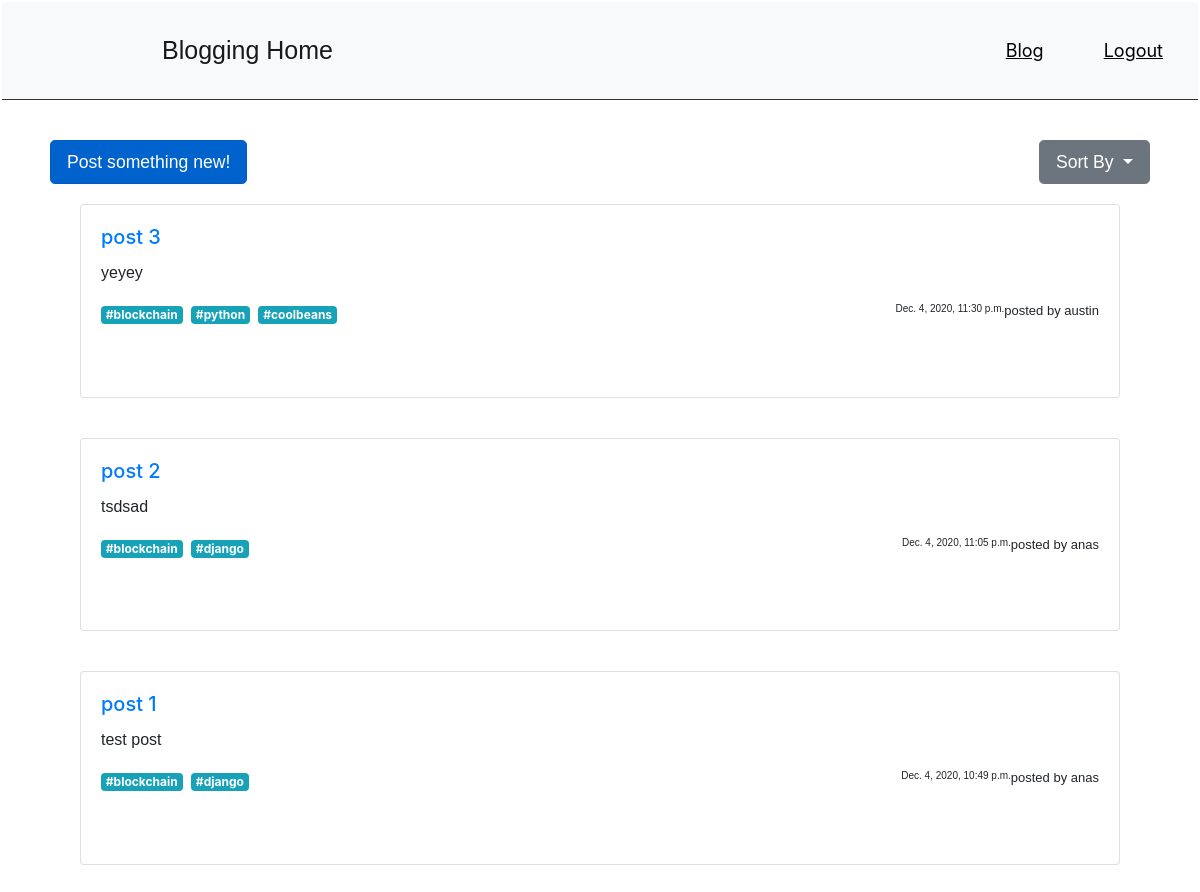
The app's page / (signed in), older data.
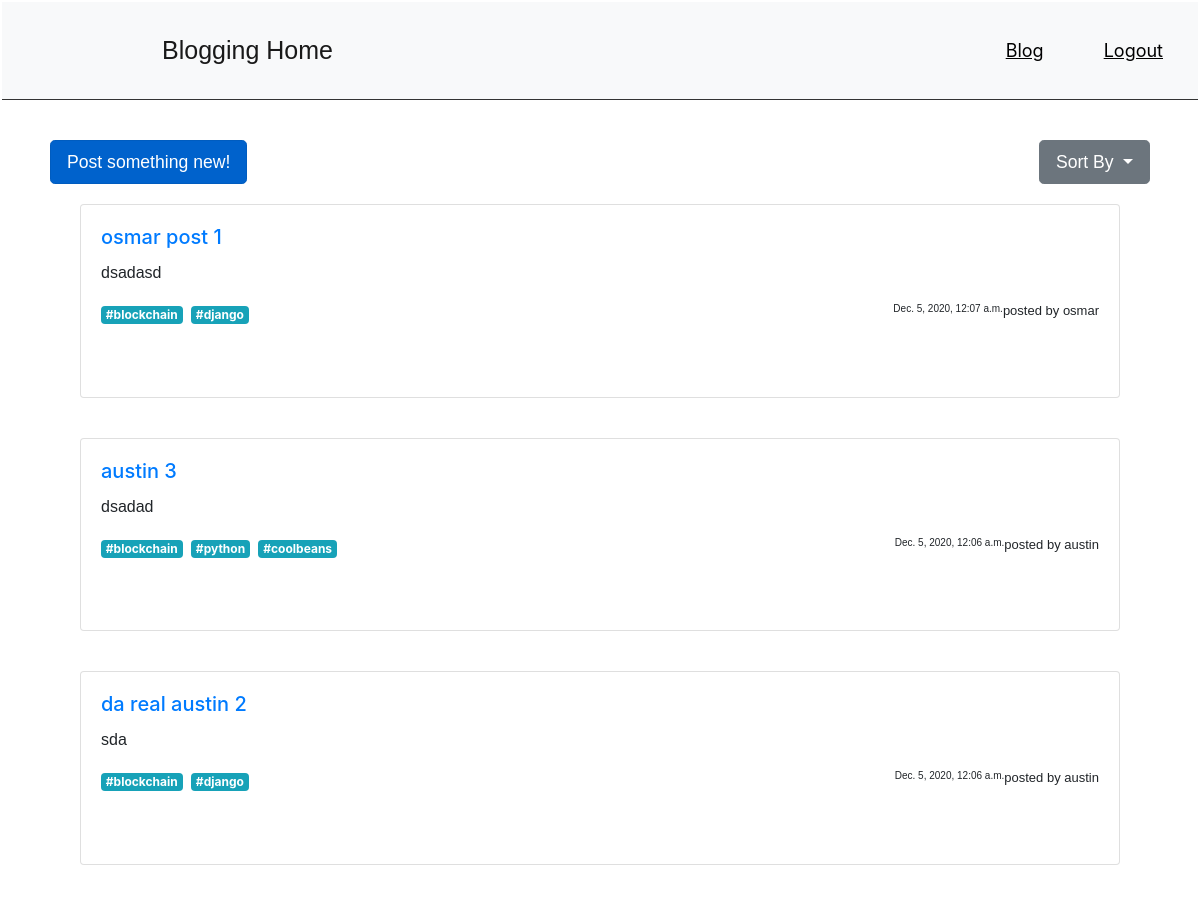
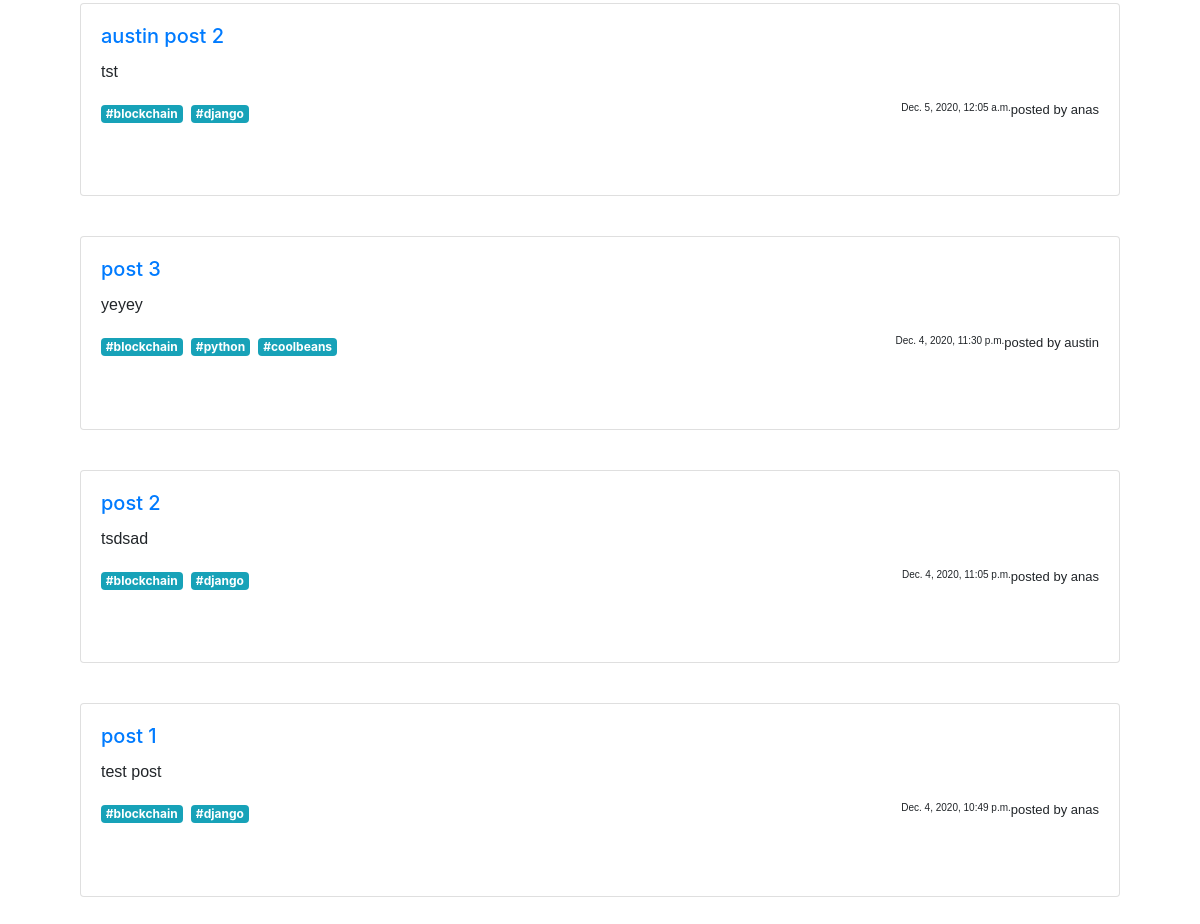
The same page, newer data (2 pictures, top to bottom).
### accounts/models.py (models this page shows, shortened)
class Blog(models.Model):
    subject = models.CharField(max_length=200)
    description = models.TextField()
    date_posted = models.DateTimeField(default=timezone.now)
    author = models.ForeignKey(User, on_delete=models.CASCADE)
    slug = models.SlugField(unique=True, max_length=100)
    tags = TaggableManager()

### accounts/views.py (the view)
# urls.py: path('', BlogListView.as_view(), name="home"),
class BlogListView(LoginRequiredMixin, ListView):
    login_url = '/login/'
    redirect_field_name = 'redirect_to'
    model = Blog
    template_name = 'accounts/blog.html'
    context_object_name = 'blogs'
    ordering = ['-date_posted']

### accounts/templates/accounts/blog.html (shortened to what this page needs)
{% load static %}
<!DOCTYPE html>
<html>
<head>
    <link rel="stylesheet" href="https://stackpath.bootstrapcdn.com/bootstrap/4.5.2/css/bootstrap.min.css">
    <link rel="stylesheet" href="{% static 'css/blog.css' %}" >
    <nav class="navbar navbar-light bg-light">
        <a class="navbar-brand">Blogging Home</a>
        <ul class="nav justify-content-center">
            <li class="nav-item">
              <a class="nav-link" href="{% url 'home' %}">Blog</a>
            </li>
            <li class="nav-item">
              <a class="nav-item nav-link" href="{% url 'logout' %}">Logout</a>
            </li>
        </ul>
    </nav>
</head>
        <body>
          <div class = "container">
            <a href="{% url 'blog-create' %}"  class="btn btn-primary btn-lg active" id="post" name="post" role="button" aria-pressed="true">Post something new!</a>
            <div class="dropdown">
              <button class="btn btn-secondary btn-lg dropdown-toggle" type="button" id="dropdownMenuButton" data-toggle="dropdown" aria-haspopup="true" aria-expanded="false">
                Sort By
              </button>
            </div>
            <div class="row">
            {% for blog in blogs %}
            <div class="card" id = "card">
              <div class="card-body">
                <h5 class="card-title subject" id="subject" name="subject"><a href="{% url 'blog-detail' blog.id %}">{{blog.subject}}</a></h5>
                <p class="card-text description" id="description" name="description">{{blog.description}}</p>
                {% for tag in blog.tags.all %}
                <a href="" class="mr-1 badge badge-info">#{{ tag }}</a>
                {% endfor %}
                <p class="card-text postBy" id="postBy" name="postBy">posted by {{blog.author}}</p>
                <p class="card-text postDate" id="postDate" name="postDate">{{blog.date_posted}}</p>
              </div>
            </div>
            {%endfor%}
          </div>
        </body>
</html>

### accounts/static/css/blog.css (style rules this page uses)
body { background-color: white; margin: 2px; }
.container { padding: 20px; }
.row { display: block; align-items: center; justify-content: center; }
div p { text-align:left; font-family: Arial, Helvetica, sans-serif; }
button { font-family: 'Times New Roman'; display: inline-block; }
.navbar-brand { font-family: Arial, Helvetica, sans-serif; text-align: center; font-size: 25px; }
.navbar { padding: 5px; padding-left: 10rem; border-bottom: 1px solid #333333 }
.nav-link { font-size: large; color: black; padding: 30px; text-decoration: underline; }
.card { margin: 0 auto; float: center; margin-bottom: 10px; width: 65rem; height: auto; margin-bottom: 40px; }
.card-body { display: block; height: auto; margin-bottom: 40px; padding-bottom: 20px; }
.card-text.description { text-align: left; }
.card-text.postBy { font-size: small; text-align: left; display: inline-block; float:right }
.card-text.postDate { font-size:x-small ; display: inline-block; float: right; }
.btn { margin-top:20px; margin-bottom:20px; font-family: 'Gill Sans', 'Gill Sans MT', Calibri, 'Trebuchet MS', sans-serif; font-size: 1.1rem; }
.btn.btn-secondary.dropdown-toggle { float: right; margin-top:20px; margin-bottom:20px; font-family: 'Gill Sans', 'Gill Sans MT', Calibri, 'Trebuchet MS', sans-serif; font-size: 1.1rem; }
.dropdown { display: inline; }

Row changes from the older to the newer data that the page shows:
added Blog: subject "osmar post 1", description "dsadasd", author "osmar", date_posted "Dec. 5, 2020, 12:07 a.m.", Tag (name "blockchain"), Tag (name "django")
added Blog: subject "austin 3", description "dsadad", author "austin", date_posted "Dec. 5, 2020, 12:06 a.m.", Tag (name "blockchain"), Tag (name "python"), Tag (name "coolbeans")
added Blog: subject "da real austin 2", description "sda", author "austin", date_posted "Dec. 5, 2020, 12:06 a.m.", Tag (name "blockchain"), Tag (name "django")
added Blog: subject "austin post 2", description "tst", author "anas", date_posted "Dec. 5, 2020, 12:05 a.m.", Tag (name "blockchain"), Tag (name "django")
